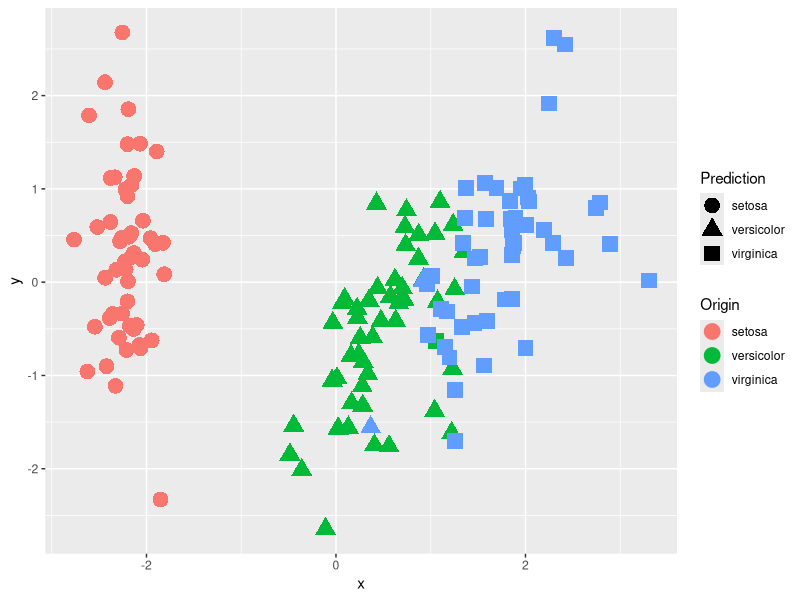

Here is the R script that generated this plot:
## ---- chunk 1
require(randomForest)
N = nrow(iris)
training_index = sample(1:N,0.6*N,replace = F)
training = iris[training_index, ]
testing = iris[-training_index, ]
mymodel = randomForest(Species~.,data = training)
## ---- chunk 2
pred = predict(mymodel,newdata = testing[,-5])
table(pred,testing[,5])
## ---- chunk 3
mydata = cmdscale(dist( scale(iris[,-5]) ) )
Prediction = predict(mymodel,newdata = iris[,-5])
mydataframe = data.frame(x=mydata[,1],
                         y=mydata[,2],
                         Origin = iris$Species,
                         Prediction = Prediction)

## ---- chunk 4
require(ggplot2)
p = ggplot(mydataframe,aes(x,y))
p + geom_point(aes(color = Origin,shape=Prediction),size=5)
